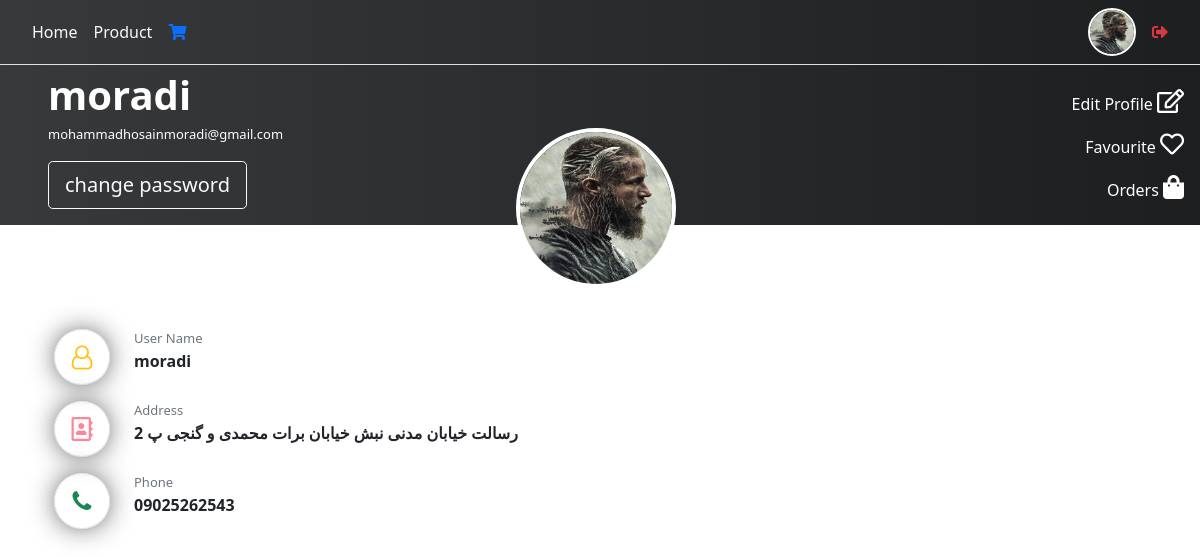
/accounts/profile/ (signed in), run on an earlier commit of the app's database.
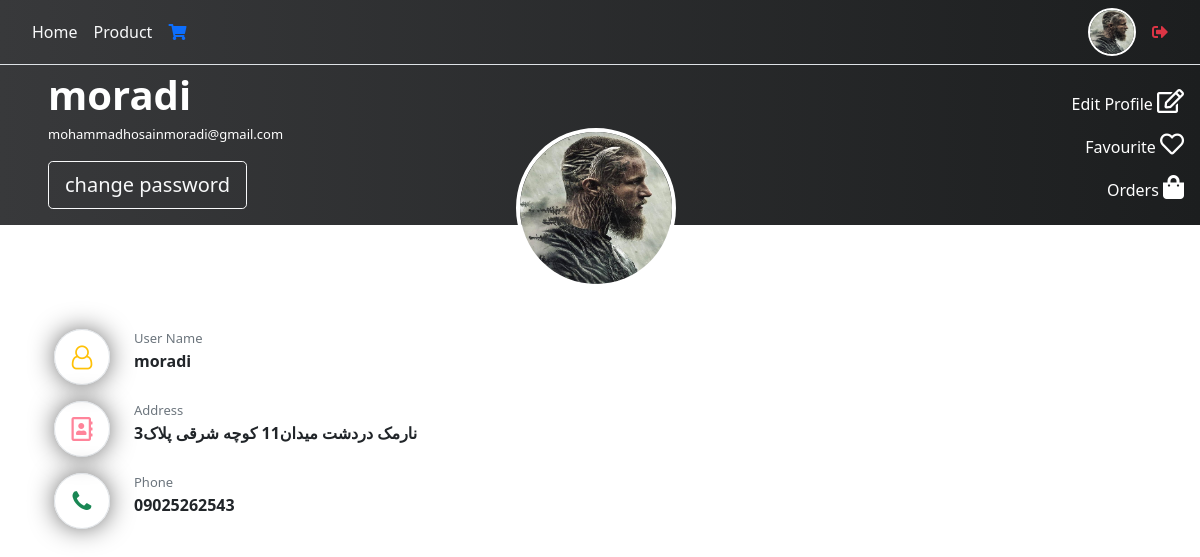
And on a later commit of the database.
### accounts/models.py (models this page shows, shortened)
class Profile(models.Model):
    user = models.OneToOneField(User,on_delete = models.CASCADE)
    phone = PhoneField(null = True,blank = True)
    address = models.CharField(max_length = 50,null = True,blank = True)
    profile_image = models.ImageField(upload_to = 'profile',default='DefaultUser.webp')

### accounts/views.py (the view)
# urls.py: path('profile/',views.user_profile,name = 'profile'),
@login_required(login_url ='accounts:login')
def user_profile(request):
    profile = Profile.objects.get(user_id = request.user.id)
    return render(request,'accounts/profile.html',{'profile':profile})

### accounts/templates/accounts/profile.html (shortened to what this page needs)
{% extends 'main.html' %}
{% load static %}
{% block body %}
<head>
    <link rel="stylesheet" href="https://cdnjs.cloudflare.com/ajax/libs/font-awesome/5.8.1/css/all.min.css"
 />
    <link rel='stylesheet'
   href='https://cdnjs.cloudflare.com/ajax/libs/font-awesome/4.7.0/css/font-awesome.min.css'>
  </head>
  <body>
<div class="d-none d-md-block mb-5" style="background: #1c1e1f;
background: -webkit-linear-gradient(to right, #38393b, #1c1e1f);
background: linear-gradient(to right, #38393b, #1c1e1f);height: 10rem;">
<div class="d-flex justify-content-between">
    <div class="ps-2 ps-sm-5">
 <div class="text-white" style="width: fit-content;display: inline-block;">
    <p class="fw-bold fs-1 m-0">{{profile.user.username}}</p>
    <p style="font-size: small;">{{profile.user.email}}</p>
 </div>
 <div class="d-none d-md-block">
    <a href="{% url 'accounts:change' %}" class="btn btn-outline-light btn-lg">change password </a>
</div>
</div>
 <div class="d-flex flex-column align-items-end me-3 mt-3">
        <a href="{% url 'accounts:update' %}" style="text-decoration: none;" class="text-white py-2"><span>Edit Profile</span> <i class='far fa-edit fs-4'></i></a>
        <a href="{% url 'accounts:favourite' %}" style="text-decoration: none;" class="text-white py-2"><span>Favourite</span> <i class='far fa-heart fs-4'></i></a>
        <a href="{% url 'accounts:history' %}" style="text-decoration: none;" class="text-white py-2"><span>Orders</span> <i class='fas fa-shopping-bag fs-4'></i></a>
    </div>
</div>
    <div style="position: absolute;top: 8rem;left: 43%;right: 43%;">
        <img src="{{profile.profile_image.url}}" style="width: 10rem;height: 10rem;" class="rounded-circle border border-white border-4">
     </div>
</div>
<div class="container d-flex flex-column justify-content-center">
    <div class="d-flex flex-column mt-5">
        <div class="d-flex my-2">
        <div class="rounded-circle border d-flex justify-content-center align-items-center me-4" style="width: 3.5rem;height: 3.5rem;
            box-shadow: 0px 0px 30px -6px rgba(0,0,0,1);">
                <i class='fa fa-user-o text-warning p-2' style="font-size: 1.5rem;"></i>
            </div>
        <div>
            <div>
                <p class="m-0 text-muted" style="font-size: small;">User Name</p>
                <p class="m-0 fw-bolder fs-6">{{profile.user.username}}</p>
            </div>
        </div>
        </div>
        <div class="my-2" style="display: grid;grid-template-columns: 5rem 70vw;">
            <div class="rounded-circle border d-flex justify-content-center align-items-center align-self-center" style="width: 3.5rem;height: 3.5rem;
            box-shadow: 0px 0px 30px -6px rgba(0,0,0,1);">
                <i class='far fa-address-book p-2' style="font-size: 1.5rem;color: rgb(255, 132, 154);"></i>
            </div>
            <div>
                <p class="m-0 text-muted" style="font-size: small;">Address</p>
                <p class="m-0 fw-bolder fs-6">{{profile.address}}</p>
            </div>
        </div>
        <div class="d-flex my-2">
            <div class="rounded-circle border d-flex justify-content-center align-items-center me-4" style="width: 3.5rem;height: 3.5rem;
            box-shadow: 0px 0px 30px -6px rgba(0,0,0,1);">
              <i class="fa fa-phone p-2 text-success" style="font-size: 1.5rem;"></i>
            </div>
            <div>
                <p class="m-0 text-muted" style="font-size: small;">Phone</p>
                <p class="m-0 fw-bolder fs-6">{{profile.phone}}</p>
            </div>
        </div>
    </div>
</div>
</body>
{% endblock %}

What changed in the data, as far as the page shows it:
changed Profile "moradi": address "رسالت خیابان مدنی نبش خیابان برات محمدی و گنجی پ 2" → "نارمک دردشت میدان11 کوچه شرقی پلاک3"
